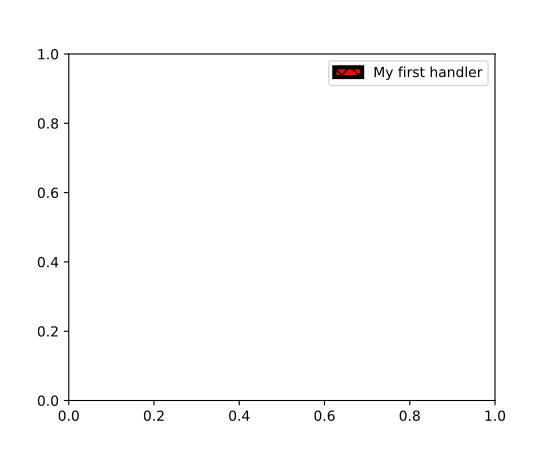

The script that drew this image:
import matplotlib.pyplot as plt
import matplotlib.patches as mpatches

class AnyObject(object):
    pass

class AnyObjectHandler(object):
    def legend_artist(self, legend, orig_handle, fontsize, handlebox):
        x0, y0 = handlebox.xdescent, handlebox.ydescent
        width, height = handlebox.width, handlebox.height
        patch = mpatches.Rectangle([x0, y0], width, height, facecolor='red',
                                   edgecolor='black', hatch='xx', lw=3,
                                   transform=handlebox.get_transform())
        handlebox.add_artist(patch)
        return patch

plt.legend([AnyObject()], ['My first handler'],
           handler_map={AnyObject: AnyObjectHandler()})
